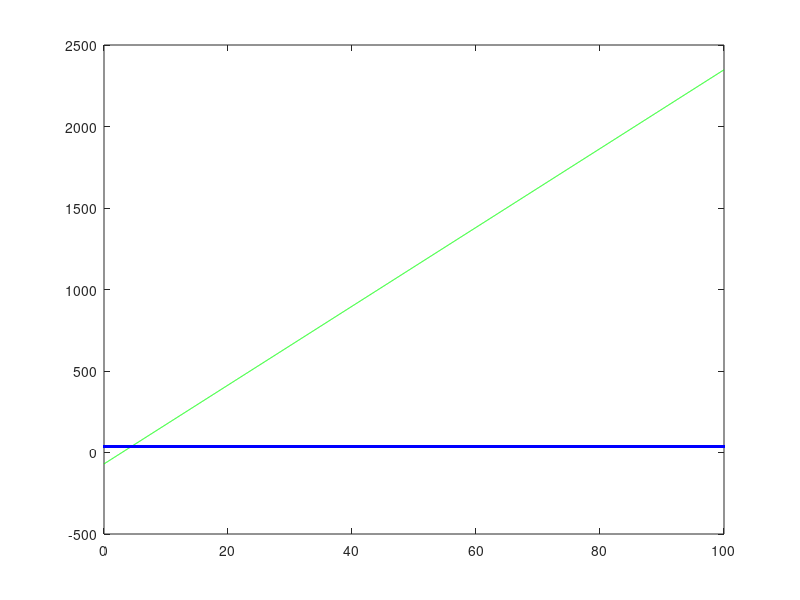

This figure's MATLAB source:
clear
clc

% Simulation Parameters
simtime=100; %ms
dt=.04; %ms time step
t=0:dt:simtime; %ms time array


% Constants
gK=36; %mS/cm^2
gNa=120; %mS/cm^2
gL=.3; %mS/cm^2
EK=-12; %mV
ENa=10.6; %mV
EL=10.6; %mV
Vrest=-70; %mV
Cm=1.0; %uF/cm^2
Vm(1)=-70; %mV initial membrane voltage
I=0; %injection current

% Equations

% Gating variables
alpha_m=.1*((25-Vm(1))/(exp((25-Vm(1))/10)-1));
beta_m=4*exp(-Vm(1)/18);
alpha_n=.01*((10-Vm(1))/(exp((10-Vm(1))/10)-1));
beta_n=.125*exp(-Vm(1)/80);
alpha_h=.07*exp(-Vm(1)/20);
beta_h=1./(exp((30-Vm(1))/10)+1);

m(1)=alpha_m./(alpha_m+beta_m);
n(1)=alpha_n./(alpha_n+beta_n);
h(1)=alpha_h./(alpha_h+beta_h);

% Currents
INa=m(1)^3*gNa*h(1)*(Vm(1)-ENa);
IK=n(1)^4*gK*(Vm(1)-EK);
IL=gL*(Vm(1)-EL);
I_ion=I-IK-INa-IL;     

% Derivatives
dVm_dt= I_ion/Cm;
dm_dt=alpha_m*(1-m)-beta_m*m;
dn_dt=alpha_n*(1-n)-beta_n*n;
dh_dt=alpha_h*(1-h)-beta_h*h;

for i=1:length(t)-1
    
    m(i+1)=m(i)+dt.*dm_dt;
    n(i+1)=n(i)+dt.*dn_dt;
    h(i+1)=m(i)+dt.*dh_dt;
    
    alpha_m=.1*((25-Vm(i))/(exp((25-Vm(i))/10)-1));
    beta_m=4*exp(-Vm(i)/18);
    alpha_n=.01*((10-Vm(i))/(exp((10-Vm(i))/10)-1));
    beta_n=.125*exp(-Vm(i)/80);
    alpha_h=.07*exp(-Vm(i)/20);
    beta_h=1./(exp((30-Vm(i))/10)+1);

    % Currents
    INa=m(i)^3*gNa*h(i)*(Vm(i)-ENa);
    IK=n(i)^4*gK*(Vm(i)-EK);
    IL=gL*(Vm(i)-EL);
    I_ion=I-IK-INa-IL;     

    
    Vm(i+1)=Vm(i)+dt*dVm_dt;
end

plot(t,Vm,'g',t,gK,'b')
